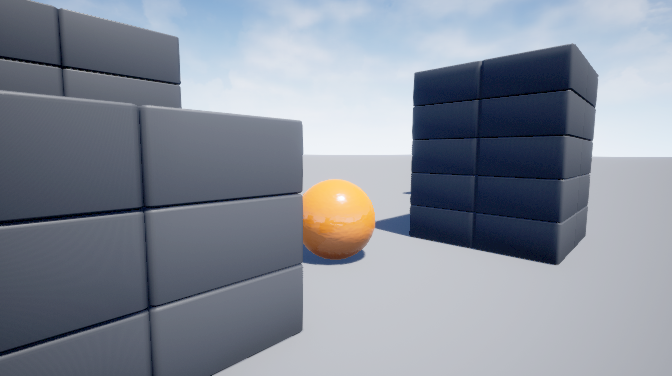
#> input picture example_imgs/airsim_blocks_img1.png, 672 x 376 px
$ python main.py example_imgs/airsim_blocks_img1.png example_imgs/airsim_blocks_img2.png
#> lines starting #> are read from the running program, lines starting #| are printed output that depends on the picture
import numpy as np
import cv2 as cv
import matplotlib
import matplotlib.pyplot as plt
import argparse

matplotlib.use('TkAgg') # for interactive plotting

def inlier_outlier_benchmark(keypoints1, keypoints2, good_matches, K, threshold=5.0):
    """
    Estimate essential matrix from matched keypoints using RANSAC
    and calculates the inlier ratio based on the inlier mask
    """

    # at least 5 points to estimate essential matrix
    if len(good_matches) < 5:
        return None, None, 0.0

    # Extract keypoints for essential matrix calculation
    points1 = []
    points2 = []
    for match in good_matches:
        pt1 = keypoints1[match.queryIdx].pt
        pt2 = keypoints2[match.trainIdx].pt
        points1.append(pt1)
        points2.append(pt2)
    points1 = np.float32(points1).reshape(-1, 1, 2)
    points2 = np.float32(points2).reshape(-1, 1, 2)

    # Compute essential matrix with RANSAC to filter outliers
    E, mask = cv.findEssentialMat(points1, points2, K, cv.RANSAC, threshold=threshold)
    inliers_mask = mask.ravel().tolist()

    # Accurcy results
    num_matches = len(good_matches)
    num_inliers = np.sum(inliers_mask)
    inlier_ratio = (num_inliers / num_matches) * 100

    print("\n--- Benchmarking Results (RANSAC) ---")
    print(f"Total initial matches (after ratio test): {num_matches}")
    print(f"Number of RANSAC Inliers: {num_inliers}")
    print(f"Inlier Ratio: {inlier_ratio:.2f}%")

    return E, inliers_mask, inlier_ratio

def main(img1_path, img2_path):
#> called with img1_path = 'example_imgs/airsim_blocks_img1.png', img2_path = 'example_imgs/airsim_blocks_img2.png'
    img1_grayscale = cv.imread(img1_path, cv.IMREAD_GRAYSCALE)
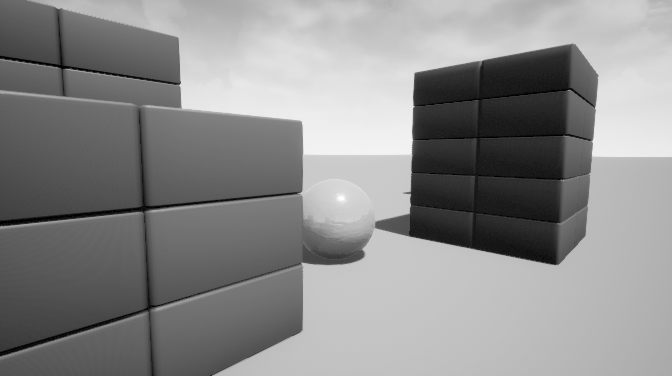
#> img1_grayscale: shape (376, 672); min 0, max 255, mean 138.8
    img2_grayscale = cv.imread(img2_path, cv.IMREAD_GRAYSCALE)
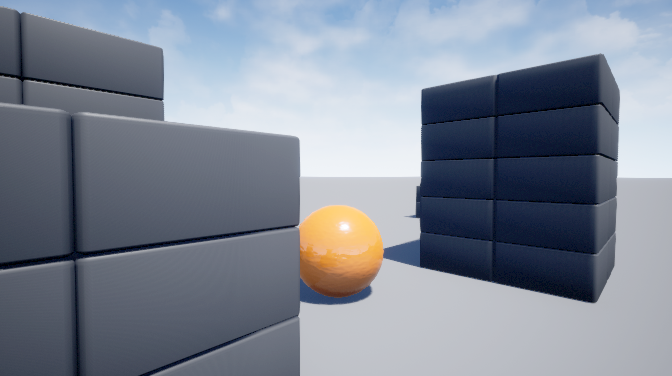
#> input picture example_imgs/airsim_blocks_img2.png, 672 x 376 px
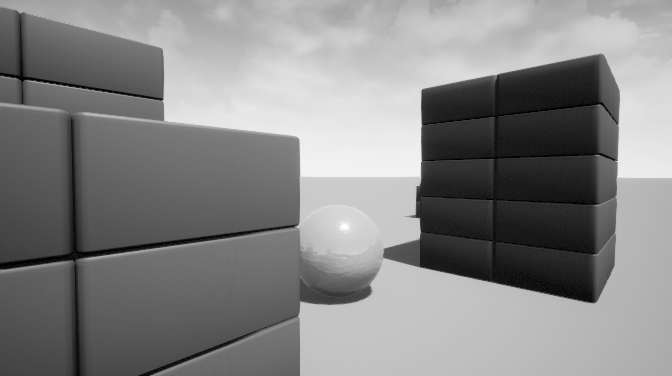
#> img2_grayscale: shape (376, 672); min 0, max 255, mean 133.1
    img1_bgr = cv.imread(img1_path)
#> img1_bgr is the input picture: shape (376, 672, 3); mean B, G, R 152, 140, 133.2
    img2_bgr = cv.imread(img2_path)
#> img2_bgr is the input picture: shape (376, 672, 3); mean B, G, R 147.9, 134.5, 126.6

    # Camera intrinsics (res=640x480, fov=90)
    focal_length = 268.5 # f = W / (2*tan(fov/2))
    principal_point = (320, 240)
    K = np.array([
        [focal_length, 0, principal_point[0]],
        [0, focal_length, principal_point[1]],
        [0, 0, 1]
    ])

    # Initiate ORB detector
    orb = cv.ORB_create(nfeatures=2000)

    # Find keypoints and descriptors
    keypoints1, descriptors1 = orb.detectAndCompute(img1_grayscale, None)
#> keypoints1 = 599 keypoints; strongest (x, y, size): (409, 195, 31), (178, 83, 31), (415, 77, 64.3), (409, 190, 31)
    keypoints2, descriptors2 = orb.detectAndCompute(img2_grayscale, None)
#> keypoints2 = 461 keypoints; strongest (x, y, size): (417, 216, 31), (418, 219, 31), (160, 99, 31), (416, 215, 37.2)

    # Match descriptors
    matcher = cv.BFMatcher(cv.NORM_HAMMING, crossCheck=False)
    matches = matcher.knnMatch(descriptors1, descriptors2, k=2)
#> matches = 599 matches

    # Apply Lowe's ratio test to filter poor matches
    good_matches = []
    ratio_thresh = 0.75
    for m, n in matches:
        if m.distance < ratio_thresh * n.distance:
            good_matches.append(m)
#> after the loop, good_matches = 116 matches

    # Run RANSAC + Benchmarking
    E, inliers_mask, inlier_ratio = inlier_outlier_benchmark(
        keypoints1, keypoints2, good_matches, K
    )
#> the loop in inlier_outlier_benchmark, `for match in good_matches:` made 116 passes
#> (pt1, pt2) on passes 1 to 12: ((58, 63), (66.36, 250.9)), ((180, 82), (617, 158)), ((178, 83), (159.8, 97.92)), ((180, 88), (163, 104)), ((565, 90), (596, 105)), ((476, 100), (492, 117)), ((147, 106), (84, 112.8)), ((413, 109), (421, 128)), ((565, 136), (596, 155)), ((304, 153), (301, 175)), ((412, 155), (421, 177)), ((590, 170), (616, 193))
#> after the loop in inlier_outlier_benchmark, `for match in good_matches:`: points1 = 116 pairs, first value 58 to 593, second value 62.4 to 312; points2 = 116 pairs, first value 37 to 619.2, second value 76.8 to 304.1
#> in inlier_outlier_benchmark, `points1 = np.float32(points1).reshape(-1, 1, 2)`: points1 = 116 rows, first 8: [58, 63], [180, 82], [178, 83], [180, 88], [565, 90], [476, 100], [147, 106], [413, 109]
#> in inlier_outlier_benchmark, `points2 = np.float32(points2).reshape(-1, 1, 2)`: points2 = 116 rows, first 8: [66.36, 250.9], [617, 158], [159.8, 97.92], [163, 104], [596, 105], [492, 117], [84, 112.8], [421, 128]
#> in inlier_outlier_benchmark, `E, mask = cv.findEssentialMat(points1, points2, K, cv.RANSAC, threshol..`: E = [[-0.00513, -0.643, -0.285], [0.66, -0.0053, -0.0622], [0.248, 0.0682, 0.00777]]; mask = 116 values, max 1 at index 2, min 0 at index 0, mean 0.862
#> in inlier_outlier_benchmark, `inliers_mask = mask.ravel().tolist()`: inliers_mask has the same summary as mask
#> in inlier_outlier_benchmark, `num_matches = len(good_matches)`: num_matches = 116
#> in inlier_outlier_benchmark, `num_inliers = np.sum(inliers_mask)`: num_inliers = 100
#> in inlier_outlier_benchmark, `inlier_ratio = (num_inliers / num_matches) * 100`: inlier_ratio = 86.21
#| Total initial matches (after ratio test): 116
#| Number of RANSAC Inliers: 100
#| Inlier Ratio: 86.21%
#> inliers_mask has the same summary as mask in inlier_outlier_benchmark; inlier_ratio = 86.21

   # Visualize keypoints and inlier matches
    if E is not None:
        img_inliers = cv.drawMatches(img1_bgr, keypoints1, img2_bgr, keypoints2,
                                    good_matches, None, matchesMask=inliers_mask,
                                    flags=2) # only draw inliers and not draw single kp
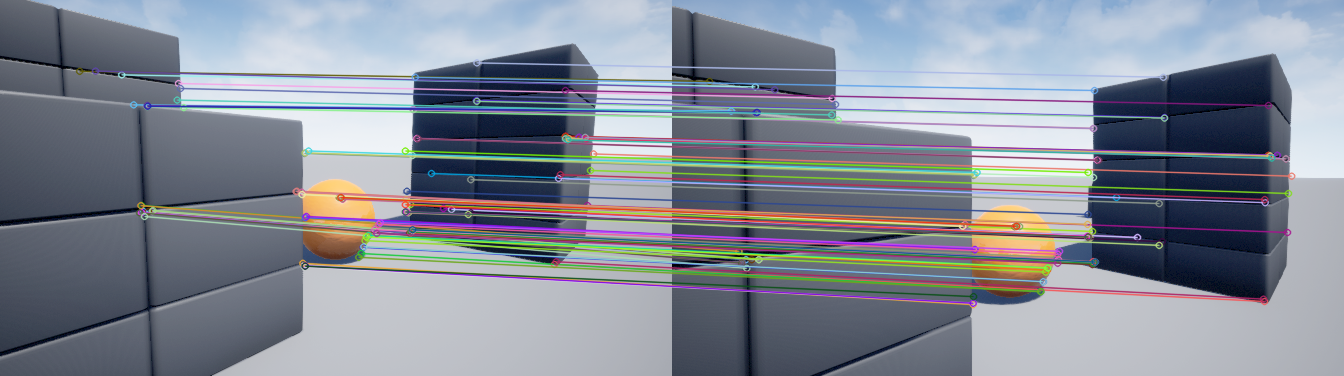
#> img_inliers: shape (376, 1344, 3); mean B, G, R 150.2, 138.6, 132.5
    else:
        print("RANSAC failed, drawing all 'good_matches' instead.")
        img_inliers = cv.drawMatches(img1_bgr, keypoints1, img2_bgr, keypoints2,
                                    good_matches, None, flags=2)

    plt.figure(figsize=(10,6))
    plt.imshow(cv.cvtColor(img_inliers, cv.COLOR_BGR2RGB))
    plt.title("Matches keypoints")
    plt.axis('off')
    plt.show()

if __name__ == "__main__":
    parser = argparse.ArgumentParser()
    parser.add_argument('img1', type=str)
    parser.add_argument('img2', type=str)
    args = parser.parse_args()

    main(args.img1, args.img2)
